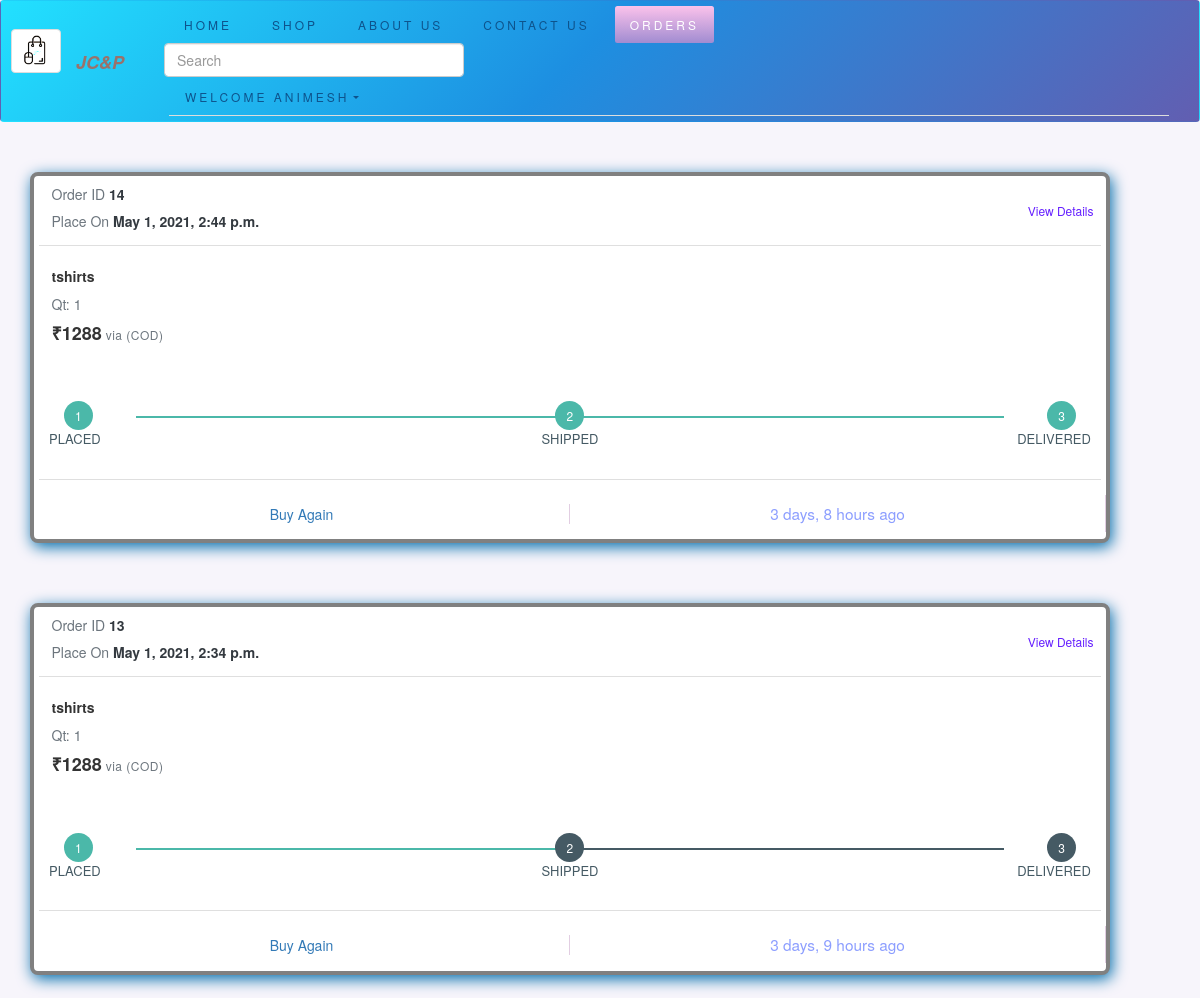
Before: /orders (signed in, upper part) with the older database file.
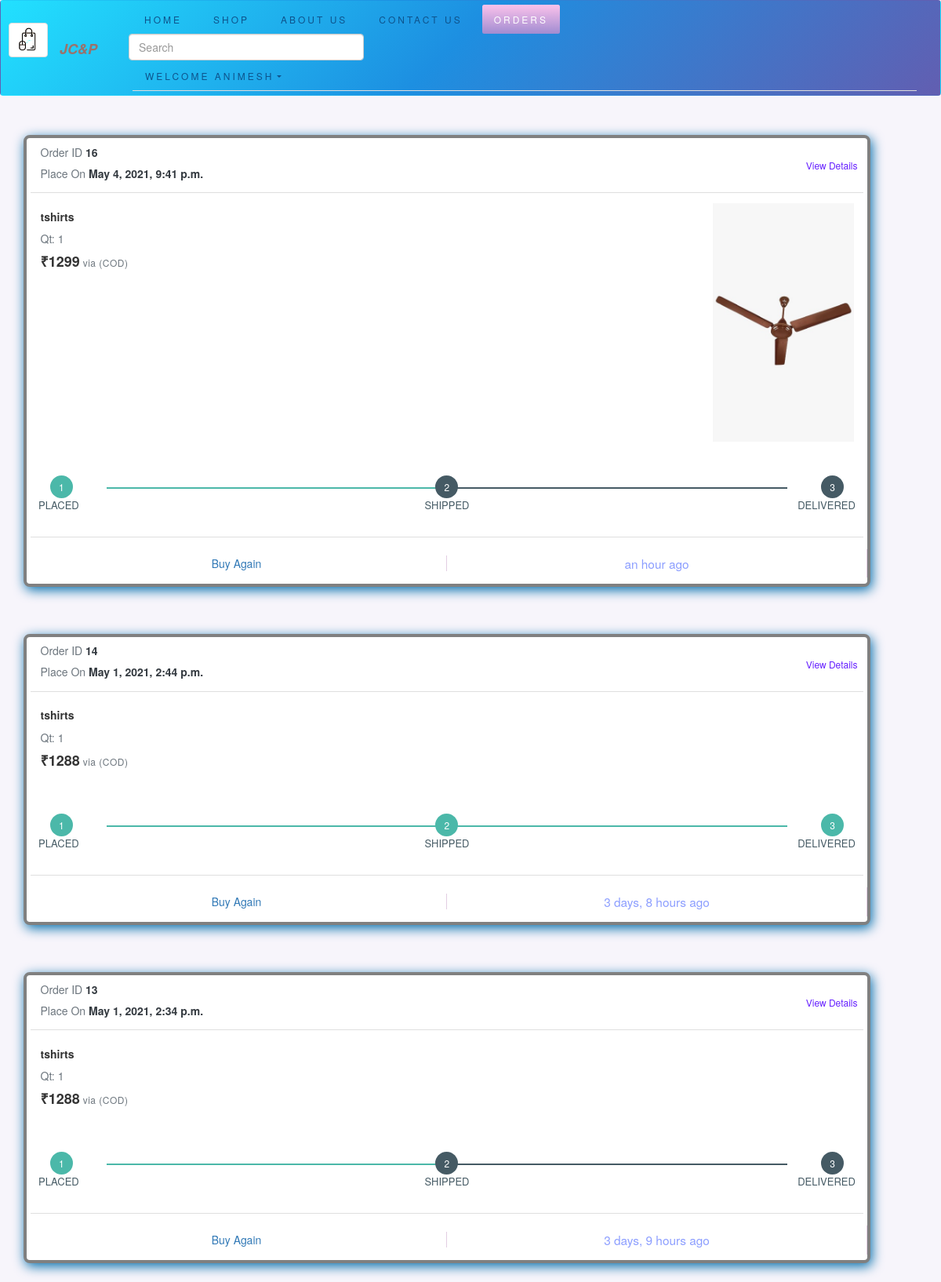
After: the same page with the newer database file.
### just/models.py (models this page shows, shortened)
class Order(models.Model):
    order_id = models.AutoField(primary_key=True)
    product_id = models.CharField(max_length=100,default="")
    product_name = models.CharField(max_length=100)
    product_price = models.CharField(max_length=100)
    total_price = models.CharField(max_length=100,default="0")
    product_category = models.CharField(max_length=100)
    category_size = models.CharField(max_length=100,default="no size",blank=True)
    customer_name = models.CharField(max_length=100)
    customer_email = models.CharField(max_length=200)
    customer_phone = models.CharField(max_length=100)
    alternative_number = models.CharField(max_length=100)
    delivery_address = models.CharField(max_length=500)
    Alternate_address = models.CharField(max_length=500,blank=True)
    city = models.CharField(max_length=100)
    state = models.CharField(max_length=100)
    zipCode = models.CharField(max_length=50)
    customer_username = models.CharField(max_length=500)
    status = models.CharField(max_length=100,default="Order Placed")
    image = models.CharField(max_length=100,default="")
    quantity = models.CharField(max_length=100,default="1")
    date = models.DateTimeField(auto_now_add=True)

### just/views.py (the view)
# urls.py: path('orders',views.order,name="orders"),
def order(request):
    if request.user.is_authenticated:
        orders = reversed(Order.objects.filter(customer_username=request.user.username))
        return render(request,'shop/order.html',{"orders":orders})
    else:
        messages.warning(request,'please log in first to see your orders')
        return render(request,'shop/order.html')

### just/templates/shop/order.html (shortened to what this page needs)
{% extends 'shop/base.html' %}
{% block orders %}active{% endblock %}
{% load humanize %}
{% block body %}
    {% if user.is_authenticated %}
    <div class="container background-2">
        {% if orders %}
          {% for i in orders %}
            <div class="container-fluid my-2 d-sm-flex justify-content-center">
              <div class="card px-2">
                  <div class="card-header bg-white">
                      <div class="row justify-content-between">
                          <div class="col">
                              <p class="text-muted"> Order ID <span class="font-weight-bold text-dark">{{i.order_id}}</span></p>
                              <p class="text-muted"> Place On <span class="font-weight-bold text-dark">{{i.date}}</span> </p>
                          </div>
                          <div class="flex-col my-auto">
                              <h6 class="ml-auto mr-3"> <a class="mylink" href="\product\{{i.product_id}}">View Details</a> </h6>
                          </div>
                      </div>
                  </div>
                  <div class="card-body">
                      <div class="media flex-column flex-sm-row">
                          <div class="media-body ">
                              <h5 class="bold">{{i.product_name}}</h5>
                              <p class="text-muted"> Qt: 1 </p>
                              <h4 class="mt-3 mb-4 bold"> <span class="mt-5">&#x20B9;</span>{{i.product_price}}<span class="small text-muted"> via (COD) </span></h4>
                          </div>
                          {% if i.image %}
                          <img class="align-self-center img-fluid" src="/media/{{i.image}}" width="180 " height="180">
                          {% endif %}
                      </div>
                  </div>
                  <div class="row px-3">
                      <div class="col">
                          {%if i.status == 'Order Placed' %}
                          <ul id="progressbar">
                            <li class="step0 active " id="step1">PLACED</li>
                            <li class="step0 text-center" id="step2">SHIPPED</li>
                            <li class="step0 text-muted text-right" id="step3">DELIVERED</li>
                          </ul>
                          {% elif i.status == 'Order Confirmed' %}
                          <ul id="progressbar">
                              <li class="step0 active " id="step1">PLACED</li>
                              <li class="step0 active text-center" id="step2">SHIPPED</li>
                              <li class="step0 text-muted text-right" id="step3">DELIVERED</li>
                          </ul>
                          {% elif i.status == 'Delivered' %}
                          <ul id="progressbar">
                            <li class="step0 active " id="step1">PLACED</li>
                            <li class="step0 active text-center" id="step2">SHIPPED</li>
                            <li class="step0 active text-muted text-right" id="step3">DELIVERED</li>
                          </ul>
                          {% endif %}
                      </div>
                  </div>
                  <div class="card-footer bg-white px-sm-3 pt-sm-4 px-0">
                      <div class="row text-center ">
                          <div class="col-md-6 my-auto border-line ">
                              <a href="\checkout\{{i.product_id}}">Buy Again</a>
                          </div>
                          <div class="col-md-6 my-auto border-line ">
                            <h5>{{i.date | naturaltime}}</h5>
                        </div>
                      </div>
                  </div>
              </div>
            </div>
            {% endfor %}
          {% endif %}
    </div>
    {% endif %}
{% endblock %}

### just/templates/shop/base.html (shortened to what this page needs)
<!doctype html>
<html lang="en">
  <head>
    <link rel="stylesheet" href="https://maxcdn.bootstrapcdn.com/bootstrap/4.0.0/css/bootstrap.min.css">
    <link rel="stylesheet" type="text/css" href="https://maxcdn.bootstrapcdn.com/font-awesome/4.7.0/css/font-awesome.min.css">
    <link rel="stylesheet" href="https://stackpath.bootstrapcdn.com/bootstrap/4.2.1/css/bootstrap.min.css">
<link href="/docs/5.0/dist/css/bootstrap.min.css" rel="stylesheet">
  </head>
  <body>
    <nav class="navbar navbar-expand-lg navbar-dark bg-dark">
      <img class="thumbnail" src="\media\shop\images\logo_2.png">
      <a class="navbar-brand" href="/"><strong style="font-size: 18px;font-style: italic;">JC&P</strong></a>
  <div class="collapse navbar-collapse" id="navbarSupportedContent">
    <ul class="nav nav-pills mr-auto">
      <li class="nav-item mx-2">
        <a class="nav-link {% block home %} {% endblock %}" aria-current="page" href="/">HOME</a>
      </li>
      <li class="nav-item mx-2">
        <a class="nav-link {% block shop %} {% endblock %}" aria-current="page" href="/shop">SHOP</a>
      </li>
      <li class="nav-item mx-2">
        <a class="nav-link {% block about %} {% endblock %}" href="/about">ABOUT US</a>
      </li>
      <li class="nav-item mx-2">
        <a class="nav-link {% block contact  %} {% endblock %}" href="/contact">CONTACT US</a>
      </li>
      <li class="nav-item mx-2">
        <a class="nav-link {% block orders  %} {% endblock %}" href="/orders">ORDERS</a>
      </li>
    </ul>
    <form action="/search" method="GET" class="form-inline my-2 my-lg-0">
      <input style="width: 300px;" class="form-control mr-sm-2" name="search" id="search" type="search" placeholder="Search" aria-label="Search">
    </form>
  {% if user.is_authenticated %}
      <ul class="nav nav-tabs mx-2">
        <li class="nav-item dropdown">
          <a class="nav-link dropdown-toggle" data-toggle="dropdown" href="#" role="button" aria-expanded="false">Welcome {{request.user.first_name}}</a>
        </li>
      </ul>
      {% endif %}
    </div>
</nav>
  {% block body %} {% endblock %}
  </body>
</html>

Changed rows visible on the page:
added Order: order_id "16", date "May 4, 2021, 9:41 p.m.", product_name "tshirts", product_price "1299", image (picture), status "PLACED", date "an hour ago"
